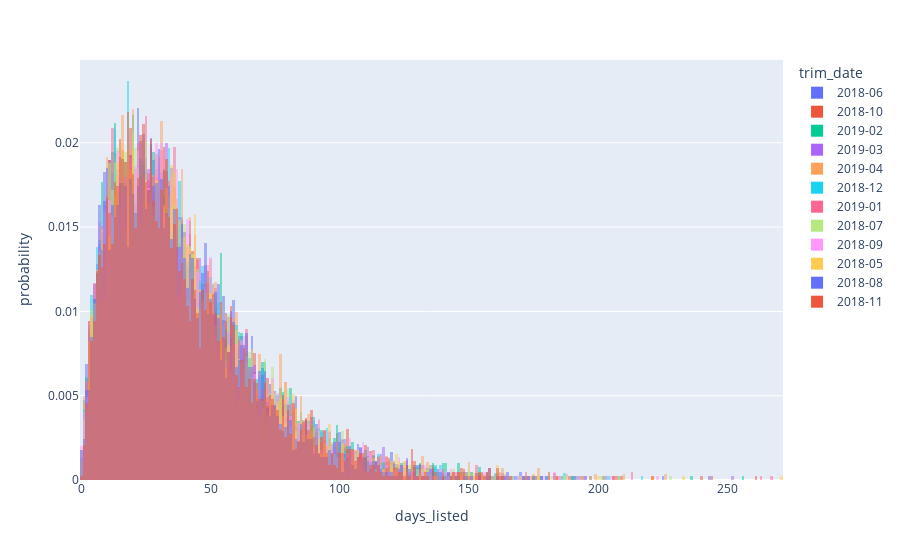

The code cell stored with this chart in its notebook:
### Code cell
px.histogram(df3, x="days_listed", color="trim_date", barmode="overlay", histnorm='probability')

### Figure 1 — Plotly figure (JSON) as saved in the notebook; plotly's stock layout.template omitted (floating-point values rounded to 4 significant figures; data arrays with more than 128 entries replaced by an {"elided": "..."} marker saying what was removed)
{"data": [{"alignmentgroup": "True", "bingroup": "x", "histnorm": "probability", "hovertemplate": "trim_date=2018-06<br>days_listed=%{x}<br>probability=%{y}<extra></extra>", "legendgroup": "2018-06", "marker": {"color": "#636efa", "opacity": 0.5, "pattern": {"shape": ""}}, "name": "2018-06", "offsetgroup": "2018-06", "orientation": "v", "showlegend": true, "type": "histogram", "x": {"elided": "4216 int values"}, "xaxis": "x", "yaxis": "y"}, {"alignmentgroup": "True", "bingroup": "x", "histnorm": "probability", "hovertemplate": "trim_date=2018-10<br>days_listed=%{x}<br>probability=%{y}<extra></extra>", "legendgroup": "2018-10", "marker": {"color": "#EF553B", "opacity": 0.5, "pattern": {"shape": ""}}, "name": "2018-10", "offsetgroup": "2018-10", "orientation": "v", "showlegend": true, "type": "histogram", "x": {"elided": "4643 int values"}, "xaxis": "x", "yaxis": "y"}, {"alignmentgroup": "True", "bingroup": "x", "histnorm": "probability", "hovertemplate": "trim_date=2019-02<br>days_listed=%{x}<br>probability=%{y}<extra></extra>", "legendgroup": "2019-02", "marker": {"color": "#00cc96", "opacity": 0.5, "pattern": {"shape": ""}}, "name": "2019-02", "offsetgroup": "2019-02", "orientation": "v", "showlegend": true, "type": "histogram", "x": {"elided": "4014 int values"}, "xaxis": "x", "yaxis": "y"}, {"alignmentgroup": "True", "bingroup": "x", "histnorm": "probability", "hovertemplate": "trim_date=2019-03<br>days_listed=%{x}<br>probability=%{y}<extra></extra>", "legendgroup": "2019-03", "marker": {"color": "#ab63fa", "opacity": 0.5, "pattern": {"shape": ""}}, "name": "2019-03", "offsetgroup": "2019-03", "orientation": "v", "showlegend": true, "type": "histogram", "x": {"elided": "4559 int values"}, "xaxis": "x", "yaxis": "y"}, {"alignmentgroup": "True", "bingroup": "x", "histnorm": "probability", "hovertemplate": "trim_date=2019-04<br>days_listed=%{x}<br>probability=%{y}<extra></extra>", "legendgroup": "2019-04", "marker": {"color": "#FFA15A", "opacity": 0.5, "pattern": {"shape": ""}}, "name": "2019-04", "offsetgroup": "2019-04", "orientation": "v", "showlegend": true, "type": "histogram", "x": {"elided": "2817 int values"}, "xaxis": "x", "yaxis": "y"}, {"alignmentgroup": "True", "bingroup": "x", "histnorm": "probability", "hovertemplate": "trim_date=2018-12<br>days_listed=%{x}<br>probability=%{y}<extra></extra>", "legendgroup": "2018-12", "marker": {"color": "#19d3f3", "opacity": 0.5, "pattern": {"shape": ""}}, "name": "2018-12", "offsetgroup": "2018-12", "orientation": "v", "showlegend": true, "type": "histogram", "x": {"elided": "4564 int values"}, "xaxis": "x", "yaxis": "y"}, {"alignmentgroup": "True", "bingroup": "x", "histnorm": "probability", "hovertemplate": "trim_date=2019-01<br>days_listed=%{x}<br>probability=%{y}<extra></extra>", "legendgroup": "2019-01", "marker": {"color": "#FF6692", "opacity": 0.5, "pattern": {"shape": ""}}, "name": "2019-01", "offsetgroup": "2019-01", "orientation": "v", "showlegend": true, "type": "histogram", "x": {"elided": "4452 int values"}, "xaxis": "x", "yaxis": "y"}, {"alignmentgroup": "True", "bingroup": "x", "histnorm": "probability", "hovertemplate": "trim_date=2018-07<br>days_listed=%{x}<br>probability=%{y}<extra></extra>", "legendgroup": "2018-07", "marker": {"color": "#B6E880", "opacity": 0.5, "pattern": {"shape": ""}}, "name": "2018-07", "offsetgroup": "2018-07", "orientation": "v", "showlegend": true, "type": "histogram", "x": {"elided": "4471 int values"}, "xaxis": "x", "yaxis": "y"}, {"alignmentgroup": "True", "bingroup": "x", "histnorm": "probability", "hovertemplate": "trim_date=2018-09<br>days_listed=%{x}<br>probability=%{y}<extra></extra>", "legendgroup": "2018-09", "marker": {"color": "#FF97FF", "opacity": 0.5, "pattern": {"shape": ""}}, "name": "2018-09", "offsetgroup": "2018-09", "orientation": "v", "showlegend": true, "type": "histogram", "x": {"elided": "4452 int values"}, "xaxis": "x", "yaxis": "y"}, {"alignmentgroup": "True", "bingroup": "x", "histnorm": "probability", "hovertemplate": "trim_date=2018-05<br>days_listed=%{x}<br>probability=%{y}<extra></extra>", "legendgroup": "2018-05", "marker": {"color": "#FECB52", "opacity": 0.5, "pattern": {"shape": ""}}, "name": "2018-05", "offsetgroup": "2018-05", "orientation": "v", "showlegend": true, "type": "histogram", "x": {"elided": "4503 int values"}, "xaxis": "x", "yaxis": "y"}, {"alignmentgroup": "True", "bingroup": "x", "histnorm": "probability", "hovertemplate": "trim_date=2018-08<br>days_listed=%{x}<br>probability=%{y}<extra></extra>", "legendgroup": "2018-08", "marker": {"color": "#636efa", "opacity": 0.5, "pattern": {"shape": ""}}, "name": "2018-08", "offsetgroup": "2018-08", "orientation": "v", "showlegend": true, "type": "histogram", "x": {"elided": "4480 int values"}, "xaxis": "x", "yaxis": "y"}, {"alignmentgroup": "True", "bingroup": "x", "histnorm": "probability", "hovertemplate": "trim_date=2018-11<br>days_listed=%{x}<br>probability=%{y}<extra></extra>", "legendgroup": "2018-11", "marker": {"color": "#EF553B", "opacity": 0.5, "pattern": {"shape": ""}}, "name": "2018-11", "offsetgroup": "2018-11", "orientation": "v", "showlegend": true, "type": "histogram", "x": {"elided": "4354 int values"}, "xaxis": "x", "yaxis": "y"}], "layout": {"barmode": "overlay", "legend": {"title": {"text": "trim_date"}, "tracegroupgap": 0}, "margin": {"t": 60}, "xaxis": {"anchor": "y", "domain": [0, 1], "title": {"text": "days_listed"}}, "yaxis": {"anchor": "x", "domain": [0, 1], "title": {"text": "probability"}}}}
